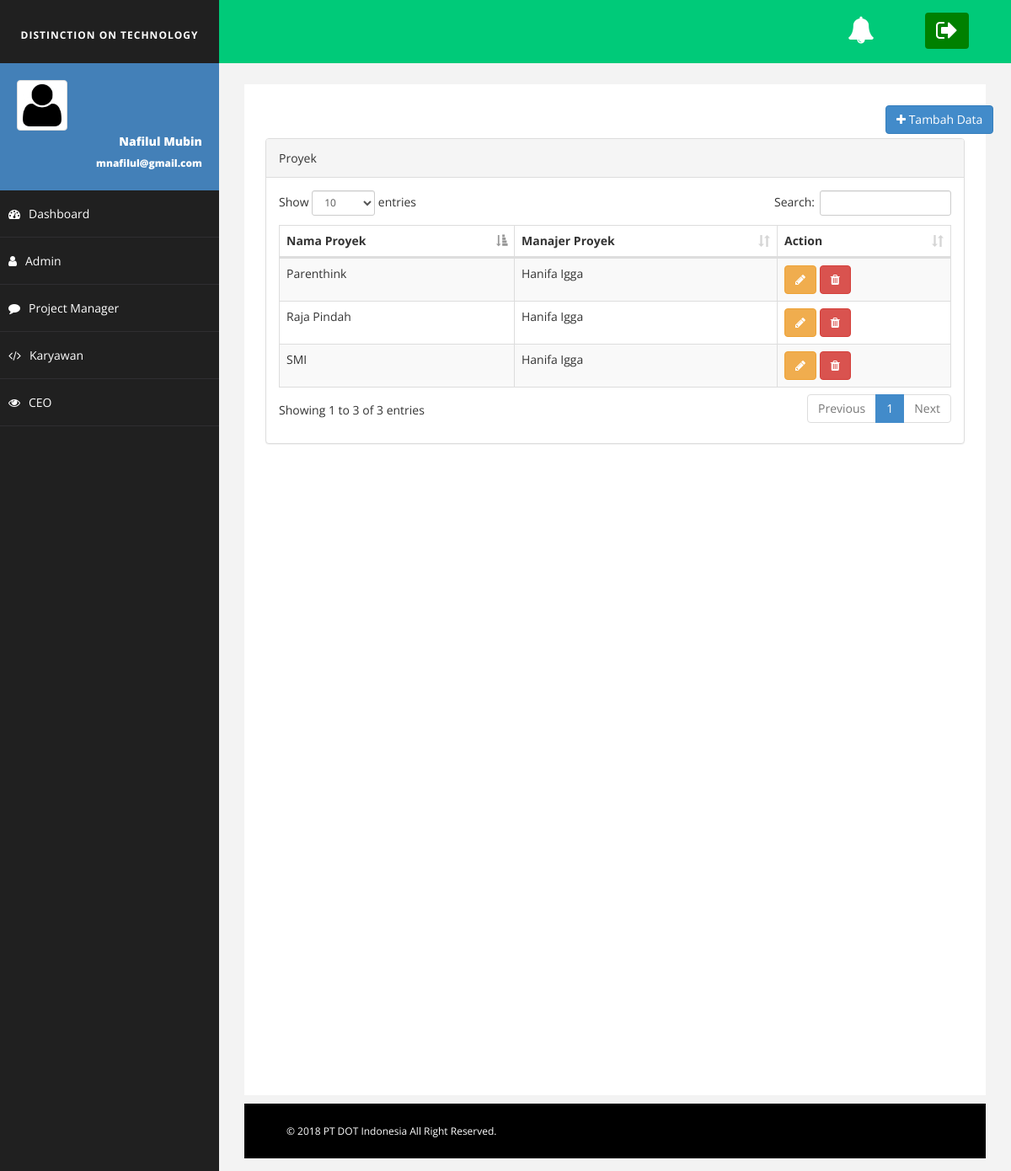
The page /?page=pm_index on the database as committed earlier.
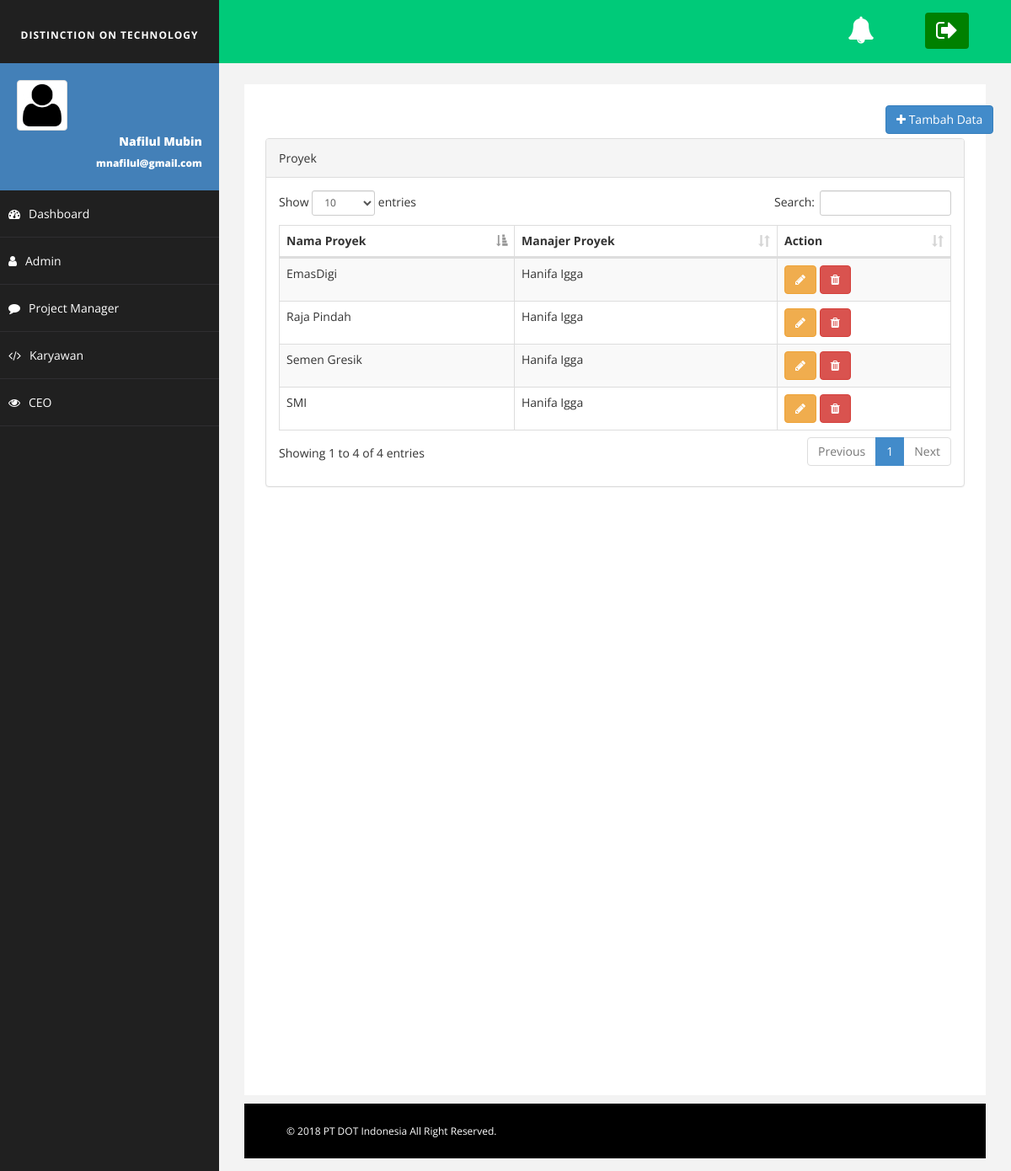
The same page on the database as committed later.
### tables this page shows
CREATE TABLE `proyek` (
  `id_proyek` varchar(5) NOT NULL,
  `nama_proyek` varchar(50) NOT NULL,
  `id_karyawan` varchar(20) NOT NULL
);

CREATE TABLE `karyawan` (
  `id_karyawan` varchar(20) NOT NULL,
  `nama_karyawan` varchar(50) NOT NULL,
  `tempat_lahir` varchar(20) NOT NULL,
  `tanggal_lahir` date NOT NULL,
  `jenis_kelamin` enum('Laki-laki','Perempuan') NOT NULL,
  `no_hp` varchar(20) NOT NULL,
  `alamat` varchar(100) NOT NULL,
  `email` varchar(50) NOT NULL,
  `id_jabatan` varchar(20) NOT NULL,
  `id_tunjangan` varchar(20) NOT NULL,
  `pendidikan` varchar(20) NOT NULL,
  `tanggal_mulai_kerja` date NOT NULL,
  `status_menikah` enum('Menikah','Belum Menikah') NOT NULL,
  `username` varchar(20) NOT NULL,
  `password` varchar(255) NOT NULL,
  `id_role` varchar(20) NOT NULL,
  `created_at` datetime NOT NULL
);

### index.php (called while the page is built, shortened)
<?php
include 'header.php';
include 'content.php';
include 'footer.php';
?>

### View/pm_index.php (the view, shortened to what this page needs)
<div class="header col-md-12" style="margin-top: 15px;">
 <div class="col-md-7">
 </div>
 <div class="col-md-5">
   <a href="?page=pm_create">
     <button class="btn btn-primary col-md-offset-9"><i class="fa fa-plus"></i> Tambah Data</button>
   </a>
                           </div>
                         </div>
                         <div class="col-md-12" style="margin-top: 5px;">
                          <div class="panel panel-default">
                           <div class="panel-heading">
                             Proyek
                           </div>
                           <div class="panel-body">
                             <div class="table-responsive">
                               <table id="tabel_audit" class="table table-bordered table-hover table-striped">
                                 <thead>
                                   <tr>
                                     <th>Nama Proyek</th>
                                     <th>Manajer Proyek</th>
                                     <th>Action</th>
                                   </tr>
                                 </thead>
                                 <tbody>
                                  <?php
                                  $result = mysqli_query($koneksi, "SELECT proyek.*, karyawan.nama_karyawan FROM proyek join karyawan on proyek.id_karyawan = karyawan.id_karyawan ");
                                  while($x = mysqli_fetch_array($result)) {
                                   ?>
                                   <tr>
                                    <td><?php echo $x['nama_proyek'] ?></td>
                                    <td><?php echo $x['nama_karyawan'] ?></td>
                                    <td>
                                     <a href="?page=pm_edit&id=<?php echo $x['id_proyek'];?>">
                                       <button class="btn btn-warning"><i class="fa fa-pencil"></i></button>
                                     </a>
                                   <a href="?page=pm_delete&id=<?php echo $x['id_proyek'];?>">
                                     <button class="btn btn-danger"><i class="fa fa-trash"></i></button>
                                   </a>
                                 </td>
                               </tr>
                               <?php } ?>
                             </tbody>
                           </table>
                         </div>
                       </div>
                     </div>
                   </div>

### header.php (shortened to what this page needs)
<!DOCTYPE html>
<html xmlns="http://www.w3.org/1999/xhtml">
<head>
  <link href="assets/css/bootstrap.css" rel="stylesheet" />
  <link href="assets/css/kanan.css" rel="stylesheet" />
  <link href="assets/css/images.css" rel="stylesheet" />
  <link href="assets/css/barang.css" rel="stylesheet" />
  <link href="assets/css/notif.css" rel="stylesheet" />
  <link href="assets/css/font-awesome.css" rel="stylesheet" />
  <link href="assets/css/basic.css" rel="stylesheet" />
  <link href="assets/dataTables/datatables.min.css" rel="stylesheet" />
  <link href="assets/css/custom.css" rel="stylesheet" />
  <link href="assets/css/niken.css" rel="stylesheet" />
  <link rel="stylesheet" type="text/css" href="assets/css/datepicker.min.css">
  <link rel="stylesheet" href="https://cdnjs.cloudflare.com/ajax/libs/font-awesome/4.7.0/css/font-awesome.min.css">
</head>
<body>
  <div id="wrapper">
    <nav class="navbar navbar-default navbar-cls-top " role="navigation" style="margin-bottom: 0">
      <div class="navbar-header">
        <a class="navbar-brand" href="?page=index.php"><h6><b>DISTINCTION ON TECHNOLOGY</b></h6></a>
      </div>
      <div class="header-right2">
        <a href="login/Logout.php" class="btn" title="Logout" style="background-color:green"><i class="fa fa-sign-out fa-2x" style="color:white"></i></a>
      </div>
      <div class="header-right-kanan">
        <a href="#" class="dropdown-toggle" data-toggle="dropdown" role="button" aria-haspopup="true" aria-expanded="false"><i class="fa fa-bell fa-2x" style="color:white"></i></a>
    </div>
  </nav>
  <nav class="navbar-default navbar-side" role="navigation">
    <div class="sidebar-collapse">
      <ul class="nav" id="main-menu">
        <li>
          <div class="user-img-div">
            <img src="assets/img/fauser.jpg" class="img-thumbnail" />
            <div class="inner-text">
              Nafilul Mubin
              <br />
              <small>mnafilul@gmail.com</small>
            </div>
          </div>
        </li>
        <li>
          <a href="?page=dashboard"><i class="fa fa-dashboard "></i>Dashboard<span></span></a>
        </li>
        <li>
          <a href ="#"><i class="fa fa-user"></i>Admin<span></span></a>
        </li>
        <li>
          <a href ="#"><i class="fa fa-comment"></i>Project Manager<span></span></a>
        </li>
        <li>
          <a href ="#"><i class="fa fa-code"></i>Karyawan<span></span></a>
        </li>
        <li>
          <a href ="#"><i class="fa fa-eye"></i>CEO<span></span></a>
          </li>
        </ul>
      </div>
    </nav>

### content.php
    <div id="page-wrapper">
       <div id="page-inner">
        <?php
        $page = '';
        if( isset($_GET['page']) ){
          $page=$_GET['page'];
        }
        $path="View/$page.php";
        if(!empty($page) && file_exists($path)){
            include $path;
        }else{
            include 'View/dashboard.php';
        }
    ?>
</div>

### footer.php (shortened to what this page needs)
<div id="footer-sec">
        &copy; 2018 PT DOT Indonesia All Right Reserved.</a>
    </div>
</body>
</html>

### assets/css/kanan.css (style rules this page uses)
.header-right-kanan { color: #fff; padding: 20px 50px 5px 15px; float: right; font-size: 16px; }
.header-right2 { color: #fff; padding: 15px 50px 5px 10px; float: right; font-size: 16px; }

### assets/css/images.css (style rules this page uses)
body { font-family: 'open sans'; overflow-x: hidden; }
img { max-width: 100%; }

### assets/css/barang.css (style rules this page uses)
body { background: #f1f1f1; }

### assets/css/basic.css (style rules this page uses)
body { font-family: 'Open Sans', sans-serif; line-height:25px; }
#wrapper { width: 100%; background: #202020; }
#page-wrapper { padding: 15px 15px; min-height: 600px; background: #F3F3F3; }
#page-inner { width: 100%; margin: 10px 20px 10px 0px; background-color: #fff!important; padding: 10px; min-height: 1200px; }
.navbar-cls-top .navbar-brand { color: #fff; background: #202020; width: 260px; text-align: center; height: 75px; font-size: 20px; letter-spacing: 1px; font-weight: 900; padding-top: 25px; text-transform:uppercase; }
.user-img-div { min-height: 140px; padding: 20px; background-color: #4380B8; }
.user-img-div img { max-height: 60px; }
.user-img-div .inner-text { text-align: right; position: relative; color: #fff; font-weight: 800; line-height: 25px; }
.sidebar-collapse, .sidebar-collapse .nav { background: none; }
.sidebar-collapse .nav { padding: 0; }
.sidebar-collapse .nav > li > a { color: #fff; background: #202020; text-shadow: none; padding: 15px 40px; border-bottom: 1px solid #2F2E31; }
.sidebar-collapse > .nav > li > a { padding: 15px 10px; }
.navbar-side { border: none; background-color: #202020; }
.navbar-cls-top { background: #00CA79; border-bottom: none; }
.navbar-default { border: 0px solid black; }
.navbar-header { background: #000000; }
.nav > li > a > i { margin-right: 10px; }
#footer-sec { background-color:#000; padding:20px 50px; color:#fff; font-size:12px; }
@media (min-width:768px) { #page-wrapper { margin: 0 0 0 260px; padding: 15px 30px; min-height: 1200px; } }
@media (min-width:768px) { .navbar-side { z-index: 1; position: absolute; width: 260px; } }
@media (min-width:768px) { .navbar { border-radius: 0px; } }

Rows that differ between the two databases and show on the page:
removed proyek: nama_proyek "Parenthink", id_karyawan.nama_karyawan "Hanifa Igga"
added proyek: nama_proyek "EmasDigi", id_karyawan.nama_karyawan "Hanifa Igga"
added proyek: nama_proyek "Semen Gresik", id_karyawan.nama_karyawan "Hanifa Igga"
Other text that changed with them:
text written by a page script: "Show entries Search: Showing 1 to 3 of 3 entries Previous 1 Next" → "Show entries Search: Showing 1 to 4 of 4 entries Previous 1 Next"
